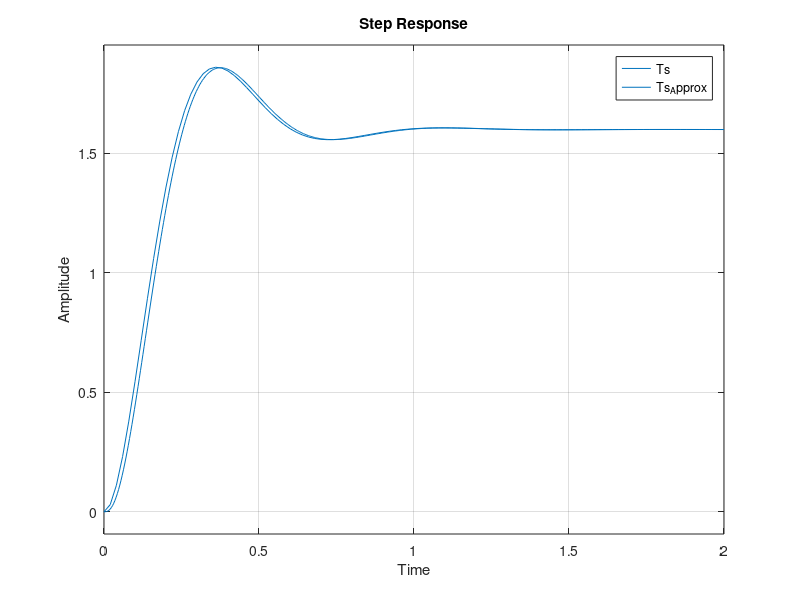

This figure's MATLAB source:
% Exam Q.3

clear, clc;

Ts = tf(6400, conv([1 80], [1 10 100]));
pole(Ts)
Ts_Approx = tf(80, [1 10 100]);

step(2*Ts);
hold on
step(2*Ts_Approx);
title('Step Response')
xlabel('Time')
ylabel('Amplitude')
legend('Ts', 'Ts_Approx')
hold off